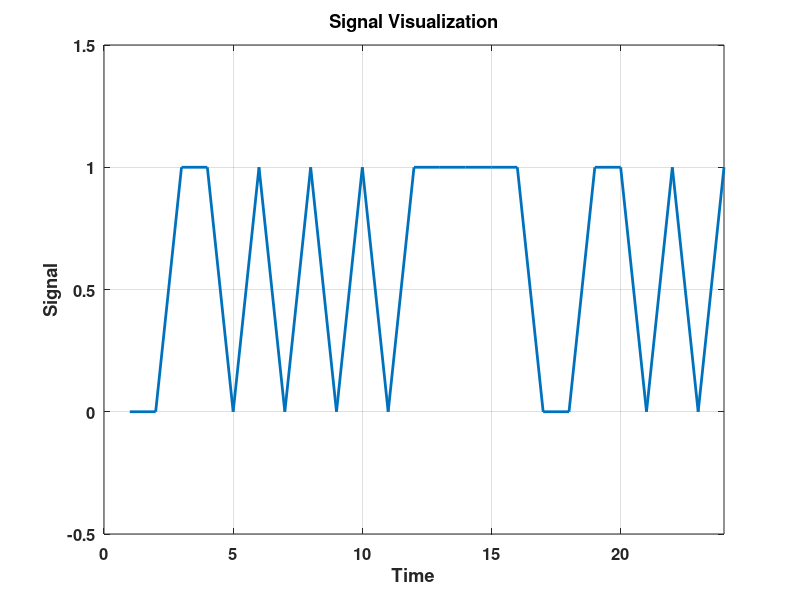
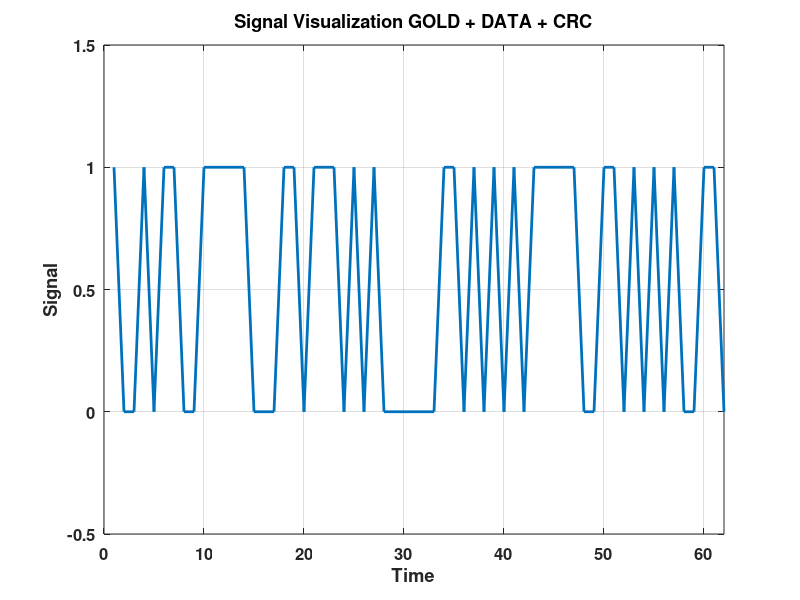
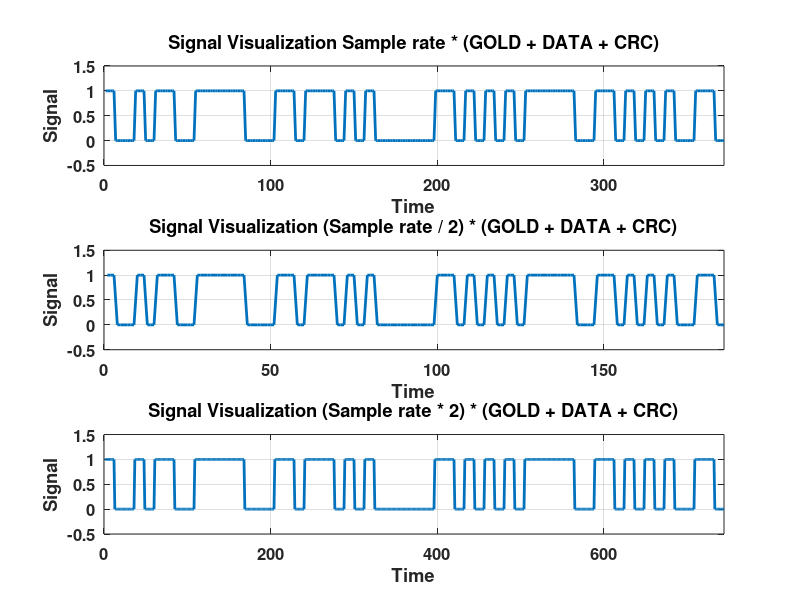
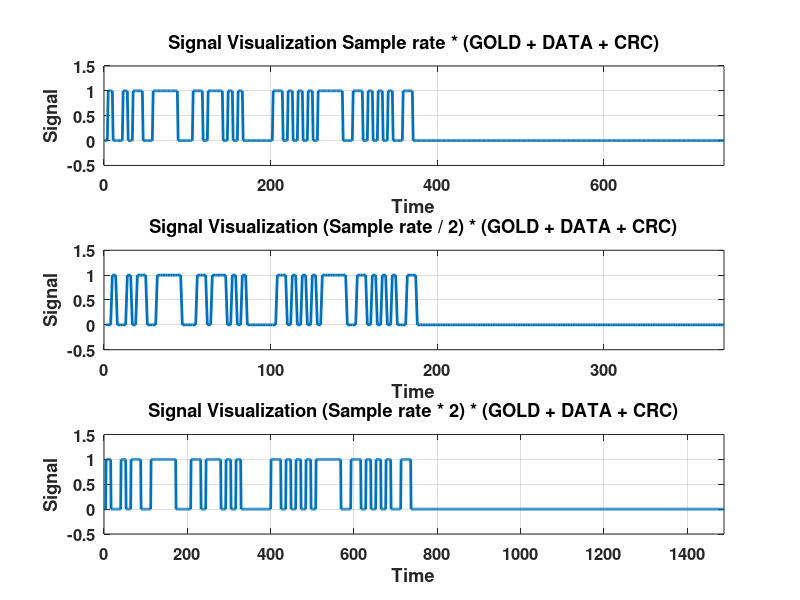

The MATLAB script that drew these images, in order: (Note: this script raises an error after producing the figures.)
function main
    % Ввод фамилии и имени
    surname = input('Введите фамилию: ', 's');
    name = input('Введите имя: ', 's');
    
    % Объединение фамилии и имени для обработки
    fullName = strcat(surname, '_' ,name);
    
    % Преобразование строки в биты
    packet = encodeToBits(fullName);
    disp('Битовое представление фамилии и имени:');
    dispBits(packet);
    
    figure;
    plot(packet, 'LineWidth', 2);
    xlabel('Time', 'FontSize', 12, 'FontWeight', 'bold');
    ylabel('Signal', 'FontSize', 12, 'FontWeight', 'bold');
    title('Signal Visualization', 'FontSize', 14, 'FontWeight', 'bold');
    grid on;
    set(gca, 'FontSize', 12, 'FontWeight', 'bold');
    xlim([0 length(packet)]); 
    ylim([min(packet) - 0.5, max(packet) + 0.5]);


    % Генератор для CRC
    g_sequence = [1, 1, 1, 1, 0, 1, 1, 1];
    crc = calculateCRC(packet, g_sequence);
    packetWithCRC = [packet, crc];
    disp("CRC:");
    disp(crc);

    % Проверка на приемной стороне
    %if checkPacket(packetWithCRC, g_sequence)
    %    disp('Ошибок не обнаружено в принятом пакете.');
    %else
    %    disp('Ошибка обнаружена в принятом пакете.');
    %end
    
    % Генерация последовательности Голда
    length_sequence_gold = 31;
    x = [0, 0, 1, 0, 0]; % x = 4 в 2СС
    y = [0, 1, 1, 0, 1]; % y = x + 7 в 2СС
    gold_sequence = generate_sequence_gold(x, y, length_sequence_gold);
    %disp('Первая последовательность Голда:');
    %disp(gold_sequence);
    
    % Параметры
    L = length(packet);
    M = length(crc);
    G = length(gold_sequence);
    N = 6; % Sample rate
    N1 = N / 2;
    N2 = N * 2;
    array_data = repmat([gold_sequence, packetWithCRC], 1);
    array_data_1 = repmat([gold_sequence, packetWithCRC], 1);
    array_data_2 = repmat([gold_sequence, packetWithCRC], 1);
    
    % стандартный sample rate
    array_out = zeros(1, 2 * N * (L + M + G));
    % уменьшин sample rate в 2 раза
    array_out_1 = zeros(1, 2 * N1 * (L + M + G));
    % увеличен sample rate в 2 раза
    array_out_2 = zeros(1, 2 * N2 * (L + M + G));

    figure;
    plot(array_data, 'LineWidth', 2);
    xlabel('Time', 'FontSize', 12, 'FontWeight', 'bold');
    ylabel('Signal', 'FontSize', 12, 'FontWeight', 'bold');
    title('Signal Visualization GOLD + DATA + CRC', 'FontSize', 14, 'FontWeight', 'bold');
    grid on;
    set(gca, 'FontSize', 12, 'FontWeight', 'bold');
    xlim([0 length(array_data)]); 
    ylim([min(array_data) - 0.5, max(array_data) + 0.5]);

    array_data = repeat_elements(array_data,N);
    array_data_1 = repeat_elements(array_data_1,N1);
    array_data_2 = repeat_elements(array_data_2,N2);

    figure;

    % Первый график
    subplot(3, 1, 1); % 3 строки, 1 столбец, 1-я позиция
    plot(array_data, 'LineWidth', 2);
    xlabel('Time', 'FontSize', 12, 'FontWeight', 'bold');
    ylabel('Signal', 'FontSize', 12, 'FontWeight', 'bold');
    title('Signal Visualization Sample rate * (GOLD + DATA + CRC)', 'FontSize', 14, 'FontWeight', 'bold');
    grid on;
    set(gca, 'FontSize', 12, 'FontWeight', 'bold');
    xlim([0 length(array_data)]); 
    ylim([min(array_data) - 0.5, max(array_data) + 0.5]);
    
    % Второй график
    subplot(3, 1, 2); % 3 строки, 1 столбец, 2-я позиция
    plot(array_data_1, 'LineWidth', 2);
    xlabel('Time', 'FontSize', 12, 'FontWeight', 'bold');
    ylabel('Signal', 'FontSize', 12, 'FontWeight', 'bold');
    title('Signal Visualization (Sample rate / 2) * (GOLD + DATA + CRC)', 'FontSize', 14, 'FontWeight', 'bold');
    grid on;
    set(gca, 'FontSize', 12, 'FontWeight', 'bold');
    xlim([0 length(array_data_1)]); 
    ylim([min(array_data_1) - 0.5, max(array_data_1) + 0.5]);
    
    % Третий график
    subplot(3, 1, 3); % 3 строки, 1 столбец, 3-я позиция
    plot(array_data_2, 'LineWidth', 2);
    xlabel('Time', 'FontSize', 12, 'FontWeight', 'bold');
    ylabel('Signal', 'FontSize', 12, 'FontWeight', 'bold');
    title('Signal Visualization (Sample rate * 2) * (GOLD + DATA + CRC)', 'FontSize', 14, 'FontWeight', 'bold');
    grid on;
    set(gca, 'FontSize', 12, 'FontWeight', 'bold');
    xlim([0 length(array_data_2)]); 
    ylim([min(array_data_2) - 0.5, max(array_data_2) + 0.5]);

    % Ввод позиции
    flag = true;
    while flag
        position = input('Введите позицию вставки: ');
        if position >= 0 && position <= N * (L + M + G)
            disp('Значение лежит в диапазоне');
            flag = false;
        else
            disp('Значение вне диапазона');
        end
    end
    
    % Вставка данных
    array_out = insert_array_at_position(array_out, array_data, position);
    array_out_1 = insert_array_at_position(array_out_1, array_data_1, position);
    array_out_2 = insert_array_at_position(array_out_2, array_data_2, position);

    figure;
    % Первый график
    subplot(3, 1, 1); % 3 строки, 1 столбец, 1-я позиция
    plot(array_out, 'LineWidth', 2);
    xlabel('Time', 'FontSize', 12, 'FontWeight', 'bold');
    ylabel('Signal', 'FontSize', 12, 'FontWeight', 'bold');
    title('Signal Visualization Sample rate * (GOLD + DATA + CRC)', 'FontSize', 14, 'FontWeight', 'bold');
    grid on;
    set(gca, 'FontSize', 12, 'FontWeight', 'bold');
    xlim([0 length(array_out)]); 
    ylim([min(array_out) - 0.5, max(array_out) + 0.5]);
    
    % Второй график
    subplot(3, 1, 2); % 3 строки, 1 столбец, 2-я позиция
    plot(array_out_1, 'LineWidth', 2);
    xlabel('Time', 'FontSize', 12, 'FontWeight', 'bold');
    ylabel('Signal', 'FontSize', 12, 'FontWeight', 'bold');
    title('Signal Visualization (Sample rate / 2) * (GOLD + DATA + CRC)', 'FontSize', 14, 'FontWeight', 'bold');
    grid on;
    set(gca, 'FontSize', 12, 'FontWeight', 'bold');
    xlim([0 length(array_out_1)]); 
    ylim([min(array_out_1) - 0.5, max(array_out_1) + 0.5]);
    
    % Третий график
    subplot(3, 1, 3); % 3 строки, 1 столбец, 3-я позиция
    plot(array_out_2, 'LineWidth', 2);
    xlabel('Time', 'FontSize', 12, 'FontWeight', 'bold');
    ylabel('Signal', 'FontSize', 12, 'FontWeight', 'bold');
    title('Signal Visualization (Sample rate * 2) * (GOLD + DATA + CRC)', 'FontSize', 14, 'FontWeight', 'bold');
    grid on;
    set(gca, 'FontSize', 12, 'FontWeight', 'bold');
    xlim([0 length(array_out_2)]); 
    ylim([min(array_out_2) - 0.5, max(array_out_2) + 0.5]);

    % Генерация шума
    sigma = input('Введите стандартное отклонение шума: ');
    array_with_hastle = generate_noise(2 * N * (L + M + G), 0, sigma);
    array_with_hastle_1 = generate_noise(2 * N1 * (L + M + G), 0, sigma);
    array_with_hastle_2 = generate_noise(2 * N2 * (L + M + G), 0, sigma);
    %disp('Шум:');

    array_out = double(array_out);
    array_out_1 = double(array_out_1);
    array_out_2 = double(array_out_2);

    result = array_out + array_with_hastle;
    result_1 = array_out_1 + array_with_hastle_1;
    result_2 = array_out_2 + array_with_hastle_2;

    %disp(result);
 figure;
    % Первый график
    subplot(3, 1, 1); % 3 строки, 1 столбец, 1-я позиция
    plot(result, 'LineWidth', 2);
    xlabel('Time', 'FontSize', 12, 'FontWeight', 'bold');
    ylabel('Signal', 'FontSize', 12, 'FontWeight', 'bold');
    title('Signal Visualization Sample rate * (GOLD + DATA + CRC)', 'FontSize', 14, 'FontWeight', 'bold');
    grid on;
    set(gca, 'FontSize', 12, 'FontWeight', 'bold');
    xlim([0 length(result)]); 
    ylim([min(result) - 0.5, max(result) + 0.5]);
    
    % Второй график
    subplot(3, 1, 2); % 3 строки, 1 столбец, 2-я позиция
    plot(result_1, 'LineWidth', 2);
    xlabel('Time', 'FontSize', 12, 'FontWeight', 'bold');
    ylabel('Signal', 'FontSize', 12, 'FontWeight', 'bold');
    title('Signal Visualization (Sample rate / 2) * (GOLD + DATA + CRC)', 'FontSize', 14, 'FontWeight', 'bold');
    grid on;
    set(gca, 'FontSize', 12, 'FontWeight', 'bold');
    xlim([0 length(result_1)]); 
    ylim([min(result_1) - 0.5, max(result_1) + 0.5]);
    
    % Третий график
    subplot(3, 1, 3); % 3 строки, 1 столбец, 3-я позиция
    plot(result_2, 'LineWidth', 2);
    xlabel('Time', 'FontSize', 12, 'FontWeight', 'bold');
    ylabel('Signal', 'FontSize', 12, 'FontWeight', 'bold');
    title('Signal Visualization (Sample rate * 2) * (GOLD + DATA + CRC)', 'FontSize', 14, 'FontWeight', 'bold');
    grid on;
    set(gca, 'FontSize', 12, 'FontWeight', 'bold');
    xlim([0 length(result_2)]); 
    ylim([min(result_2) - 0.5, max(result_2) + 0.5]);

    % Находим начало синхропоследовательности
    gold_sequence_double = double(gold_sequence);
    gold_sequence_double = repeat_elements(gold_sequence_double,N);
    [sync_index,correlation] = findSyncSequenceStart(result, gold_sequence_double, N, L, M, G);

    figure;
    plot(correlation, 'LineWidth', 2);
    xlabel('Time', 'FontSize', 12, 'FontWeight', 'bold');
    ylabel('Signal', 'FontSize', 12, 'FontWeight', 'bold');
    title('Signal Visualization hastle with signal', 'FontSize', 14, 'FontWeight', 'bold');
    grid on;
    set(gca, 'FontSize', 12, 'FontWeight', 'bold');
    xlim([0 length(correlation)]); 
    ylim([min(correlation) - 0.5, max(correlation) + 0.5]);

    disp(sync_index);
    
    % Обрезаем до синхры
    signal_out = result(sync_index :end);
    %disp(signal_out);

    figure;
    plot(signal_out, 'LineWidth', 2);
    xlabel('Time', 'FontSize', 12, 'FontWeight', 'bold');
    ylabel('Signal', 'FontSize', 12, 'FontWeight', 'bold');
    title('Обрезал до синхры', 'FontSize', 14, 'FontWeight', 'bold');
    grid on;
    set(gca, 'FontSize', 12, 'FontWeight', 'bold');
    xlim([0 length(signal_out)]); 
    ylim([min(signal_out) - 0.5, max(signal_out) + 0.5]);
    
    bits_sequence = decodeSignal(signal_out,N);

    figure;
    plot(bits_sequence, 'LineWidth', 2);
    xlabel('Time', 'FontSize', 12, 'FontWeight', 'bold');
    ylabel('Signal', 'FontSize', 12, 'FontWeight', 'bold');
    title('декодировал биты', 'FontSize', 14, 'FontWeight', 'bold');
    grid on;
    set(gca, 'FontSize', 12, 'FontWeight', 'bold');
    xlim([0 length(bits_sequence)]); 
    ylim([min(bits_sequence) - 0.5, max(bits_sequence) + 0.5]);
    %disp(bits_sequence);
    %disp(array_data);

    bits_sequence_W_N = bits_sequence(1 : end);
    figure;
    plot(bits_sequence_W_N, 'LineWidth', 2);
    xlabel('Time', 'FontSize', 12, 'FontWeight', 'bold');
    ylabel('Signal', 'FontSize', 12, 'FontWeight', 'bold');
    title('Обрезал до Голда', 'FontSize', 14, 'FontWeight', 'bold');
    grid on;
    set(gca, 'FontSize', 12, 'FontWeight', 'bold');
    xlim([0 length(bits_sequence_W_N)]); 
    ylim([min(bits_sequence_W_N) - 0.5, max(bits_sequence_W_N) + 0.5]);
    
    bits_sequence_W_NG = bits_sequence_W_N(G+1 :end);

    figure;
    plot(bits_sequence_W_NG, 'LineWidth', 2);
    xlabel('Time', 'FontSize', 12, 'FontWeight', 'bold');
    ylabel('Signal', 'FontSize', 12, 'FontWeight', 'bold');
    title('Обрезал Голда', 'FontSize', 14, 'FontWeight', 'bold');
    grid on;
    set(gca, 'FontSize', 12, 'FontWeight', 'bold');
    xlim([0 length(bits_sequence_W_NG)]); 
    ylim([min(bits_sequence_W_NG) - 0.5, max(bits_sequence_W_NG) + 0.5]);

    % Проверка на приемной стороне
    [isValid, crcLength, endIndex] = checkPacket(packetWithCRC, g_sequence);
    disp(crcLength);
    disp(endIndex);
    if isValid
        disp('Ошибок не обнаружено в принятом пакете.');
    else
        disp('Ошибка обнаружена в принятом пакете.');
    end
    
    bits_sequence_W_NGM = bits_sequence_W_NG(1 : crcLength);
    
    figure;
    plot(bits_sequence_W_NGM, 'LineWidth', 2);
    xlabel('Time', 'FontSize', 12, 'FontWeight', 'bold');
    ylabel('Signal', 'FontSize', 12, 'FontWeight', 'bold');
    title('Обрезал CRC + шум', 'FontSize', 14, 'FontWeight', 'bold');
    grid on;
    set(gca, 'FontSize', 12, 'FontWeight', 'bold');
    xlim([0 length(bits_sequence_W_NGM)]); 
    ylim([min(bits_sequence_W_NGM) - 0.5, max(bits_sequence_W_NGM) + 0.5]);

    slovo = decodeFromBits(bits_sequence_W_NGM);
    disp(slovo);
end

function packet = encodeToBits(input)
    packet = [];
    for c = input
        bits = bitget(uint8(c), 8:-1:1); % Преобразование символа в биты
        packet = [packet, bits];
    end
end

function output = decodeFromBits(packet)
    % Проверяем, что длина пакета делится на 8 (по 8 бит на символ)
    if mod(length(packet), 8) ~= 0
        error('Длина пакета должна быть кратной 8 для корректного декодирования.');
    end

    % Инициализация результирующего массива
    output = char([]); % Символы сохраняем в строку

    % Преобразуем каждые 8 бит в символ
    for i = 1:8:length(packet)
        % Берем 8 бит и преобразуем их в байт
        bits = packet(i:i+7);
        byte = uint8(bin2dec(num2str(bits))); % Преобразуем массив бит в десятичное значение
        output = [output, char(byte)]; % Преобразуем байт в символ и добавляем к результату
    end
end


function dispBits(bits)
    for i = 1:length(bits)
        fprintf('%d', bits(i));
        if mod(i, 8) == 0
            fprintf(' '); % Пробел после каждых 8 бит
        end
    end
    fprintf('\n');
end

function [crc, crcLength, endIndex] = calculateCRC(packet, generator)
    % Дополнение пакета нулями
    temp = [packet, zeros(1, length(generator) - 1)];
    crcLength = 0; % Счётчик длины CRC
    endIndex = -1; % Индекс завершения CRC
    generatorLength = length(generator);

    for i = 1:length(packet)
        if temp(i) == 1
            % Выполняем XOR с полиномом генератора
            temp(i:i + generatorLength - 1) = xor(temp(i:i + generatorLength - 1), generator);
        end
        
        % Увеличиваем счётчик длины CRC
        crcLength = crcLength + 1;

        % Проверяем, заполнен ли текущий отрезок нулями
        if all(temp(i+1:end) == 0)
            endIndex = i + generatorLength - 1; % Запоминаем индекс завершения CRC
            break;
        end
    end

    % Извлекаем CRC
    crc = temp(end - (generatorLength - 2):end);
end


function [isValid, crcLength, endIndex] = checkPacket(packetWithCRC, generator)
    % Вычисляем остаток и информацию о CRC
    [remainder, crcLength, endIndex] = calculateCRC(packetWithCRC, generator);
    
    % Проверяем, что остаток равен нулю
    isValid = all(remainder == 0);
end


function gold_sequence = generate_sequence_gold(x, y, length_sequence)
    gold_sequence = zeros(1, length_sequence);
    for i = 1:length_sequence
        [x, shift_bit_x] = shift_sequence(x, 2, 4);
        [y, shift_bit_y] = shift_sequence(y, 2, 4);
        gold_sequence(i) = xor(shift_bit_x, shift_bit_y);
    end
end

function [seq, last_bit] = shift_sequence(seq, element_1, element_2)
    shift_bit = xor(seq(element_1 + 1), seq(element_2 + 1));
    last_bit = seq(end);
    seq = [shift_bit, seq(1:end - 1)];
end

function output_vector = repeat_elements(input_vector, N)
    output_vector = [];
    for i = 1:length(input_vector)
        output_vector = [output_vector, repmat(input_vector(i), 1, N)];
    end
end

function target_vector = insert_array_at_position(target_vector, array_to_insert, position)
    % Проверка, чтобы избежать выхода за пределы массива
    if position + length(array_to_insert) - 1 > length(target_vector)
        error('Размер массива для вставки превышает размер целевого вектора.');
    end
    
    % Заменяем элементы target_vector начиная с позиции position
    target_vector(position:position+length(array_to_insert)-1) = array_to_insert;
end

function noise = generate_noise(size, mu, sigma)
    noise = mu + sigma * randn(1, size);
end

function [syncStartIndex, correlations] = findSyncSequenceStart(array_with_hastle, gold_sequence_double, N, L, M, G)
    % Инициализация переменной для результата
    syncStartIndex = -1;  % По умолчанию синхроимпульс не найден
    
    % Длина синхронизирующей последовательности
    G_N = G * N;
    
    % Проверка, что длина входного массива достаточна для поиска
    if length(array_with_hastle) < G_N
        disp('Длина массива слишком мала для поиска синхронизирующей последовательности.');
        return;
    end
    
    % Инициализация массива для хранения корреляций
    correlations = zeros(1, length(array_with_hastle) - G_N + 1);
    
    % Проход по массиву для поиска синхронизирующей последовательности
    for i = 1:(length(array_with_hastle) - G_N + 1)  % Для корректного индексации до конца массива
        % Извлекаем подмассив длиной G * N начиная с позиции i
        synchro_sequence = array_with_hastle(i:i + G_N - 1);
        
        % Вычисляем корреляцию между подмассивом и эталонной последовательностью
        result = corr(synchro_sequence', gold_sequence_double');  % Применяем транспонирование
        
        % Сохраняем корреляцию в массив
        correlations(i) = result;
        
        % Проверяем, если корреляция близка к 1 (синхроимпульс найден)
        % Захлопнуть начало синхры
        if abs(result) >= 0.76 % что-то поделать с SINR 
            disp(['Найден вход в синхроимпульс на индексе: ', num2str(i)]);
            syncStartIndex = i; % Возвращаем индекс начала синхроимпульса
            break;
        end
    end

    % Если синхроимпульс не найден
    if syncStartIndex == -1
        disp('Синхроимпульс не найден.');
    end
end

function decoded_bits = decodeSignal(signal, N)
    % Функция для декодирования сигналов группами по N отсчетов
    % signal - входной массив данных
    % N - количество отсчетов на символ

    P = 0.6; % Порог для интерпретации
    decoded_bits = []; % Результирующий массив для хранения декодированных битов

    % Длина входного сигнала
    signal_length = length(signal);

    % Обработка сигналов группами длиной N
    for i = 1:N:(signal_length - N + 1)
        % Суммируем N отсчетов
        segment = signal(i:i + N - 1); % Извлекаем сегмент длиной N
        average = mean(segment); % Среднее значение сегмента

        % Вывод среднего значения для отладки
        %disp(average);

        % Принятие решения: 0 или 1
        if average >= P
            decoded_bits = [decoded_bits, 1]; % Если среднее выше порога, добавляем 1
        else
            decoded_bits = [decoded_bits, 0]; % Иначе добавляем 0
        end
    end
end
